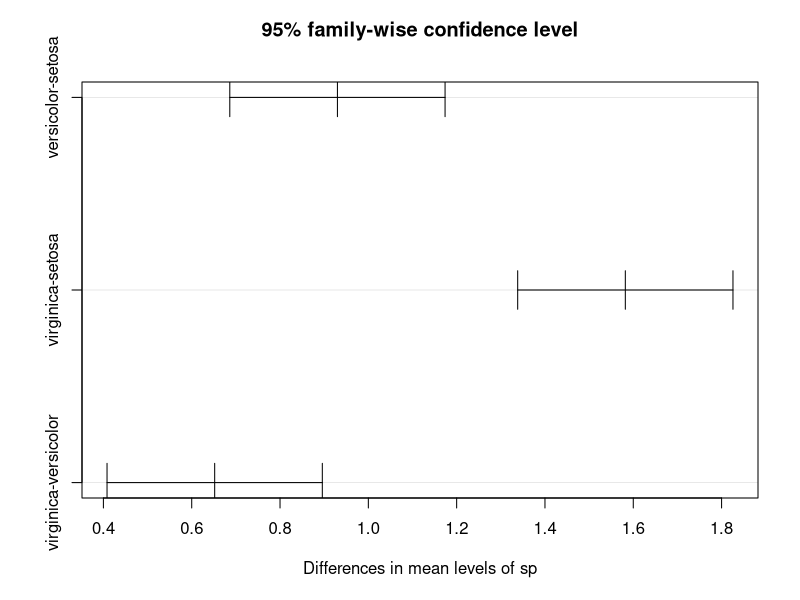
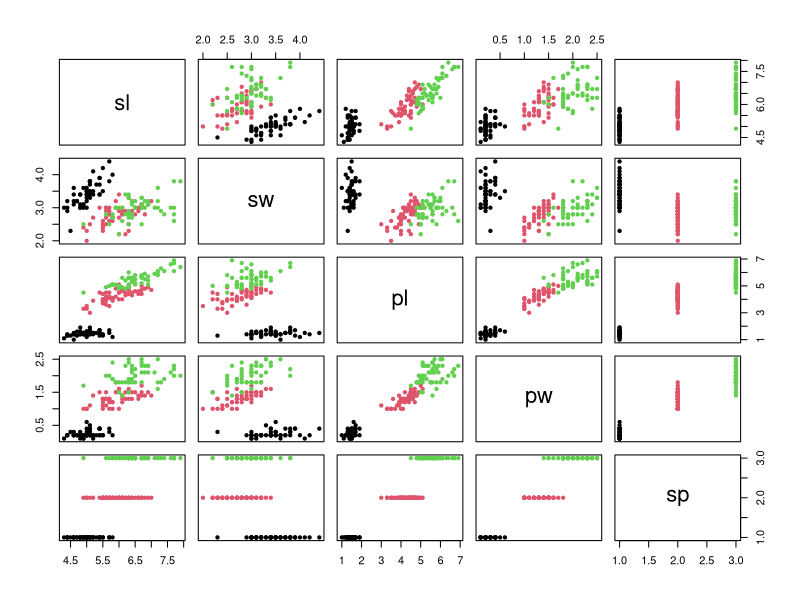
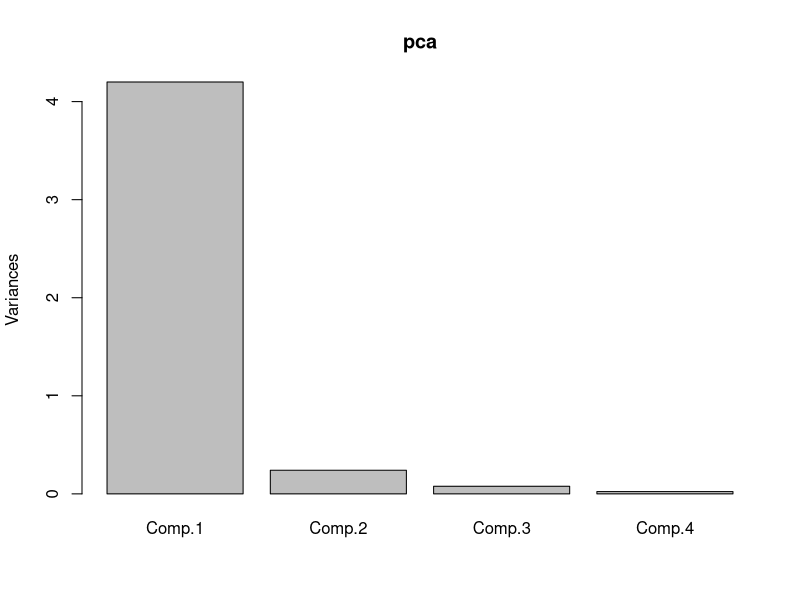
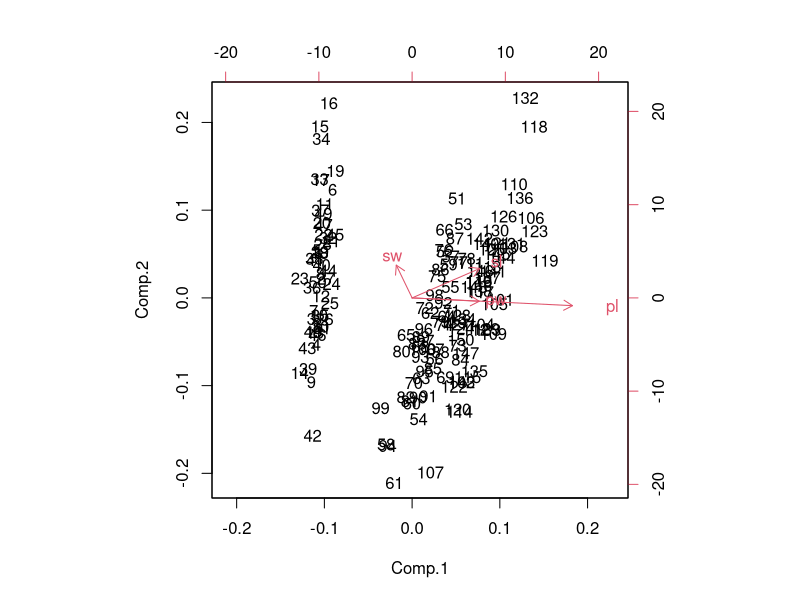

The R source for these figures, in order:
data(iris)
names(iris)=c('sl','sw','pl','pw','sp')
anova(aov(sl~sp,data=iris))
anova(aov(sw~sp,data=iris))
anova(aov(pl~sp,data=iris))
anova(aov(pw~sp,data=iris))

TukeyHSD(aov(sl~sp,data=iris))
plot(TukeyHSD(aov(sl~sp,data=iris)))

pairs(iris,col=iris$sp,pch=20)

model<-manova(as.matrix(iris[,1:4])~iris[,5])
summary(model)
summary(model,test="Wilks")$stats[1,2]

pca=princomp(iris[1:4])
summary(pca)
plot(pca)
loadings(pca)
biplot(pca)

iris.manova=manova(cbind(sl,sw,pl,pw) ~ sp,data=iris)
summary.aov(iris.manova)